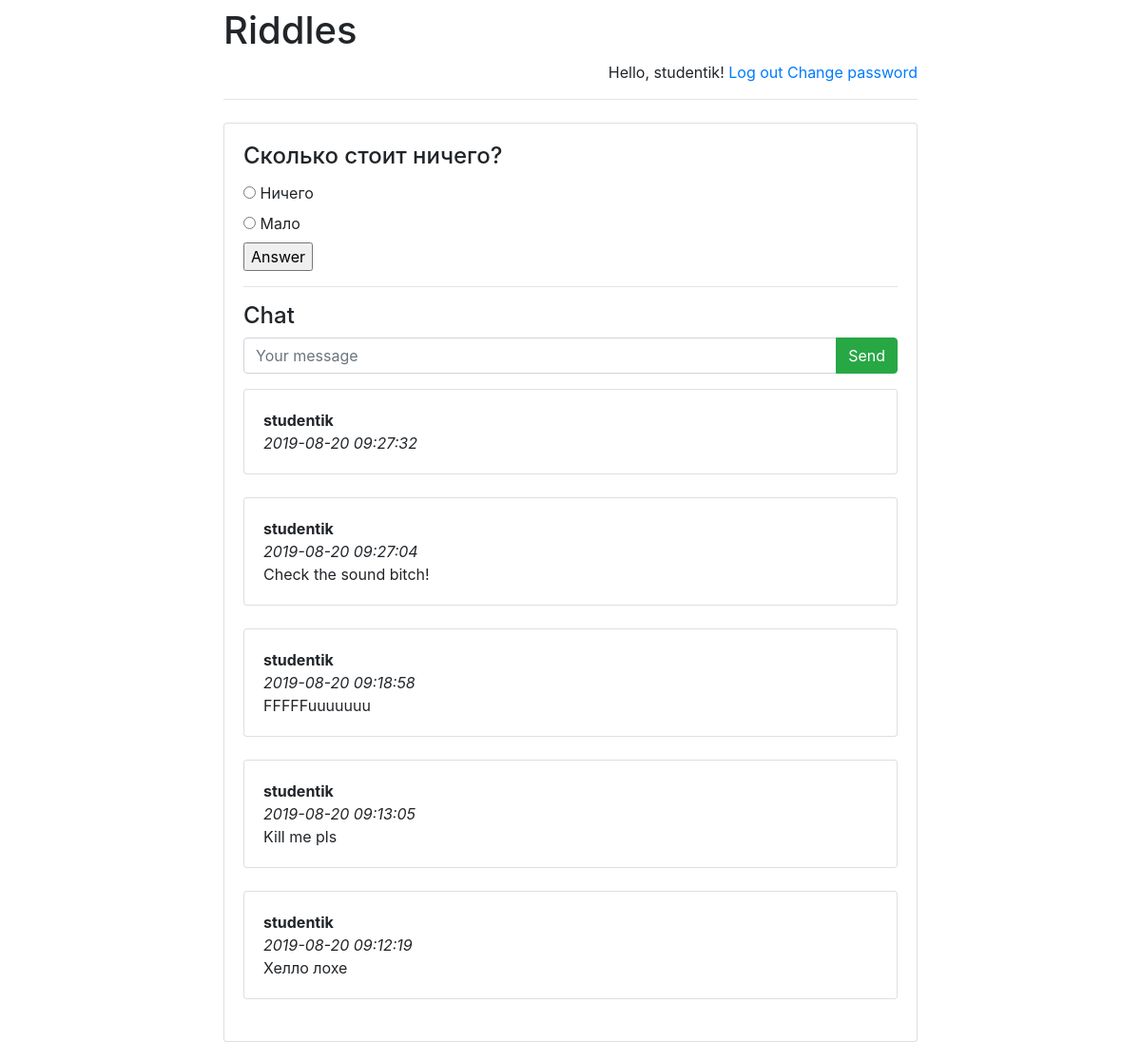
Page /riddles/1/ (signed in) on the committed database.
### riddles/models.py (models this page shows)
class Riddle(models.Model):
    riddle_text = models.CharField(max_length=255)
    pub_date = models.DateTimeField('date published')

class Option(models.Model):
    riddle = models.ForeignKey(Riddle, on_delete=models.CASCADE)
    text = models.CharField(max_length=255)
    correct = models.BooleanField(default=False)

class Message(models.Model):
    chat = models.ForeignKey(
        Riddle,
        verbose_name='Чат под загадкой',
        on_delete=models.CASCADE)
    author = models.ForeignKey(
        User,
        verbose_name='Пользователь',
        on_delete=models.CASCADE)
    message = models.TextField('Сообщение')
    pub_date = models.DateTimeField(
        'Дата сообщения',
        default=timezone.now)

### riddles/views.py (the view)
# urls.py: url(r'^([0-9]+)/$', views.detail, name='detail'),
def detail(request, riddle_id):
    error_message = None
    if "error_message" in request.GET:
        error_message = request.GET["error_message"]
    return render(
        request,
        "answer.html",
        {
            "riddle": get_object_or_404(
                Riddle, pk=riddle_id),
            "error_message": error_message,
            "latest_messages":
                Message.objects
                    .filter(chat_id=riddle_id)
                    .order_by('-pub_date')[:5]
        }
    )

### riddles/templates/answer.html (shortened to what this page needs)
{% extends 'base.html' %}
{% block main %}
    <h4 class="card-title">{{ riddle.riddle_text }}</h4>
    <form action="answer/" method="post">
        {% for option in riddle.option_set.all %}
            <input type="radio" name="option" id="option{{ forloop.counter }}" value="{{ option.id }}" />
            <label for="option{{ forloop.counter }}">{{ option.text }}
            </label> <br>
        {% endfor %}
        <input type="submit" value="Answer" />
    </form>
    <hr>
    <h4>Chat</h4>
    {% if user.is_authenticated %}
        <form action="post/" method="post">
        <div class="input-group mb-3">
        <input type="text"
                 class="form-control"
                 placeholder="Your message"
                name="message"/>
        <div class="input-group-append">
            <input class="btn btn-success"
                    type="submit"
                    value="Send"/>
        </div>
        </div>
        </form>
    {% endif %}
    <div id="history">
    {% for message in latest_messages %}
        <div class="card">
        <div class="card-body">
            <strong>
                {{ message.author.username }}
            </strong>
            <br/>
            <em>
                {{ message.pub_date|date:'Y-m-d H:i:s' }}
            </em>
            <br/>
            {{ message.message }}
        </div>
        </div>
        <br/>
    {% endfor %}
    </div>
{% endblock %}

### riddles/templates/base.html (shortened to what this page needs)
<!DOCTYPE html>
<html lang="en">
<head>
    <link rel="stylesheet" href="http://stackpath.bootstrapcdn.com/bootstrap/4.1.3/css/bootstrap.min.css">
</head>
<body>
<div class="container">
    <div class="row justify-content-center">
        <div class="col-8">
            <h1 class="mt-2">Riddles</h1>
            {% if user.is_authenticated %}
                <p class="text-right">
                    Hello, {{ user.username }}!
                    <a href="/riddles/logout">Log out</a>
                    <a href="/riddles/password-change">Change password</a>
                </p>
            {% else %}
                <p class="text-right">
                    <a href="/riddles/login">Log in</a>
                    <a href="/riddles/register">Register</a>
                </p>
            {% endif %}
            <hr class="mt-o mb-4">
            <div class="card">
                <div class="card-body">
                    {% block main %}
                    {% endblock %}
                </div>
            </div>
        </div>
    </div>
</div>
</body>
</html>

### rows in the picture
Riddle: riddle_text "Сколько стоит ничего?"
Option: text "Ничего"
Option: text "Мало"
Message: author.username "studentik", pub_date "2019-08-20 09:27:32"
Message: author.username "studentik", pub_date "2019-08-20 09:27:04", message "Check the sound bitch!"
Message: author.username "studentik", pub_date "2019-08-20 09:18:58", message "FFFFFuuuuuuu"
Message: author.username "studentik", pub_date "2019-08-20 09:13:05", message "Kill me pls"
Message: author.username "studentik", pub_date "2019-08-20 09:12:19", message "Хелло лохе"

### other values in the picture
{{ user.username }} "studentik"
